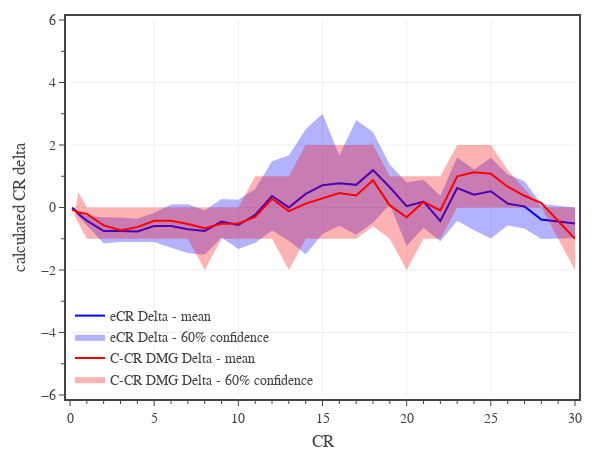

Source (notebook cell):
### Code cell
# Fig. 3: DMG CR deltas
xCol = 'CR'
yCols = ['eCR Delta','C-CR DMG Delta']
aCols = [xCol] + yCols
colors = ['rgba(0,0,250,1)','rgba(250,0,0,1)']
fillcolors = ['rgba(0,0,250,0.3)','rgba(250,0,0,0.3)']

conf = 0.6
df1 = df0[df0[xCol].between(0,30) & df0['Category'].isin(['generic','legendary','unique'])]
dfM = df1[aCols].groupby(xCol).mean().reset_index()
dfU = df1[aCols].groupby(xCol).quantile(0.5 + conf/2).reset_index()
dfL = df1[aCols].groupby(xCol).quantile(0.5 - conf/2).reset_index()

# create figure
fig = go.Figure(
    layout=go.Layout(
        template=tfb.FIG_TEMPLATE,
        margin=dict(l=70, r=25, b=55, t=20, pad=4),
        xaxis=dict(
            title_text='CR',
            range=[0,30],
            tick0=0, dtick=5,
            minor=dict(tick0=0, dtick=1),
        ),
        yaxis=dict(
            title_text='calculated CR delta',
            range=[-6,6],
            tick0=0, dtick=2,
            minor=dict(tick0=0, dtick=1),
        ),
        legend=dict(
            xanchor='left', yanchor='bottom',
            x=0.00, y=0.00,
            orientation='v',
            tracegroupgap=0,
            bgcolor='rgba(0,0,0,0)',
        )
    )
)

for yCol, color, fillcolor in zip(yCols, colors, fillcolors):
    fig.add_trace(go.Scatter(
        x=dfM[xCol], y=dfM[yCol],
        mode='lines', 
        name=f'{yCol} - mean',
        line=dict(color=color),
        hovertemplate='<b>mean</b><br>' + 'CR %{x:,.0f}<br>' + 'CR delta %{y:,.1f}<br>' + '<extra></extra>'
    ))

    fig.add_trace(go.Scatter(x=dfG[xCol], y=dfU[yCol], line_width=0, legendgroup=f'{yCol} confidence', showlegend=False, hoverinfo='skip'))
    fig.add_trace(go.Scatter(x=dfG[xCol], y=dfL[yCol], line_width=0, name=f'{yCol} - {conf:.0%} confidence', legendgroup=f'{yCol} confidence', hoverinfo='skip', fill='tonexty', fillcolor=fillcolor))

# show figure
fig.update_layout(width=600, height=450)
fig.show(config=tfb.FIG_CONFIG)

# save figures
if SAVEFIGS:
    fig.update_layout(autosize=True, width=None, height=None)
    tfb.save_fig_html(fig, format='large', name=f'./fig-ecr-dmg-cr-delta-vs-cr-large', selector={'name': 'none'})
    tfb.save_fig_html(fig, format='small', name=f'./fig-ecr-dmg-cr-delta-vs-cr-small', selector={'name': 'none'})

### Figure 1 — Plotly figure (JSON) as saved in the notebook; plotly's stock layout.template omitted (floating-point values rounded to 4 significant figures)
{"data": [{"hovertemplate": "<b>mean</b><br>CR %{x:,.0f}<br>CR delta %{y:,.1f}<br><extra></extra>", "line": {"color": "rgba(0,0,250,1)"}, "mode": "lines", "name": "eCR Delta - mean", "type": "scatter", "x": [0.125, 0.25, 0.5, 1, 2, 3, 4, 5, 6, 7, 8, 9, 10, 11, 12, 13, 14, 15, 16, 17, 18, 19, 20, 21, 22, 23, 24, 25, 26, 27, 28, 30], "y": [-0.01384, -0.05852, -0.2061, -0.419, -0.756, -0.7504, -0.7693, -0.5954, -0.5896, -0.6964, -0.7493, -0.4526, -0.5608, -0.2361, 0.3673, 0.002131, 0.4345, 0.713, 0.7774, 0.7247, 1.195, 0.6475, 0.04426, 0.1875, -0.4288, 0.6203, 0.4075, 0.5187, 0.1239, 0.03311, -0.386, -0.5151]}, {"hoverinfo": "skip", "legendgroup": "eCR Delta confidence", "line": {"width": 0}, "showlegend": false, "type": "scatter", "x": [0.125, 0.25, 0.5, 1, 2, 3, 4, 5, 6, 7, 8, 9, 10, 11, 12, 13, 14, 15, 16, 17, 18, 19, 20, 21, 22, 23, 24, 25, 26, 27, 28, 30], "y": [0.01664, -0.02218, -0.1241, -0.2685, -0.3112, -0.3194, -0.3613, -0.1688, 0.09365, 0.1006, -0.09839, 0.275, 0.2515, 0.5894, 1.482, 1.663, 2.503, 3.0, 1.661, 2.797, 2.418, 1.367, 0.7963, 0.8853, 0.3762, 1.608, 1.214, 1.591, 1.053, 0.84, 0.1123, 0]}, {"fill": "tonexty", "fillcolor": "rgba(0,0,250,0.3)", "hoverinfo": "skip", "legendgroup": "eCR Delta confidence", "line": {"width": 0}, "name": "eCR Delta - 60% confidence", "type": "scatter", "x": [0.125, 0.25, 0.5, 1, 2, 3, 4, 5, 6, 7, 8, 9, 10, 11, 12, 13, 14, 15, 16, 17, 18, 19, 20, 21, 22, 23, 24, 25, 26, 27, 28, 30], "y": [-0.04596, -0.09302, -0.2788, -0.5663, -1.154, -1.102, -1.112, -1.107, -1.285, -1.455, -1.51, -0.9583, -1.331, -1.133, -0.7336, -1.066, -1.499, -0.8479, -0.5804, -0.8735, -0.4858, 0.09778, -1.229, -0.6442, -1.078, -0.4239, -0.7288, -0.9927, -0.5722, -0.6725, -1.008, -0.9749]}, {"hovertemplate": "<b>mean</b><br>CR %{x:,.0f}<br>CR delta %{y:,.1f}<br><extra></extra>", "line": {"color": "rgba(250,0,0,1)"}, "mode": "lines", "name": "C-CR DMG Delta - mean", "type": "scatter", "x": [0.125, 0.25, 0.5, 1, 2, 3, 4, 5, 6, 7, 8, 9, 10, 11, 12, 13, 14, 15, 16, 17, 18, 19, 20, 21, 22, 23, 24, 25, 26, 27, 28, 30], "y": [-0.08864, -0.09112, -0.1604, -0.2031, -0.5714, -0.7294, -0.6281, -0.4231, -0.427, -0.5281, -0.663, -0.5224, -0.5091, -0.3036, 0.2791, -0.1163, 0.125, 0.3, 0.4643, 0.3846, 0.8696, 0.06667, -0.3125, 0.1818, -0.09091, 1, 1.125, 1.083, 0.6667, 0.375, 0.1429, -1]}, {"hoverinfo": "skip", "legendgroup": "C-CR DMG Delta confidence", "line": {"width": 0}, "showlegend": false, "type": "scatter", "x": [0.125, 0.25, 0.5, 1, 2, 3, 4, 5, 6, 7, 8, 9, 10, 11, 12, 13, 14, 15, 16, 17, 18, 19, 20, 21, 22, 23, 24, 25, 26, 27, 28, 30], "y": [-0.125, -0.25, 0.5, 0, 0, 0, 0, 0, 0, 0, 0, 0, 0, 1, 1, 1, 2, 2, 2, 2, 2, 1, 1, 1, 1, 2, 2, 2, 1.2, 0.6, 0, 0]}, {"fill": "tonexty", "fillcolor": "rgba(250,0,0,0.3)", "hoverinfo": "skip", "legendgroup": "C-CR DMG Delta confidence", "line": {"width": 0}, "name": "C-CR DMG Delta - 60% confidence", "type": "scatter", "x": [0.125, 0.25, 0.5, 1, 2, 3, 4, 5, 6, 7, 8, 9, 10, 11, 12, 13, 14, 15, 16, 17, 18, 19, 20, 21, 22, 23, 24, 25, 26, 27, 28, 30], "y": [-0.125, -0.25, -0.5, -1, -1, -1, -1, -1, -1, -1, -2, -1, -1, -1, -1, -2, -1, -1, -1, -1, -0.6, -1, -2, -1, -1, 0, 0, 0, 0, 0, 0, -2]}], "layout": {"height": 450, "legend": {"bgcolor": "rgba(0,0,0,0)", "orientation": "v", "tracegroupgap": 0, "x": 0, "xanchor": "left", "y": 0, "yanchor": "bottom"}, "margin": {"b": 55, "l": 70, "pad": 4, "r": 25, "t": 20}, "width": 600, "xaxis": {"dtick": 5, "minor": {"dtick": 1, "tick0": 0}, "range": [0, 30], "tick0": 0, "title": {"text": "CR"}}, "yaxis": {"dtick": 2, "minor": {"dtick": 1, "tick0": 0}, "range": [-6, 6], "tick0": 0, "title": {"text": "calculated CR delta"}}}}
